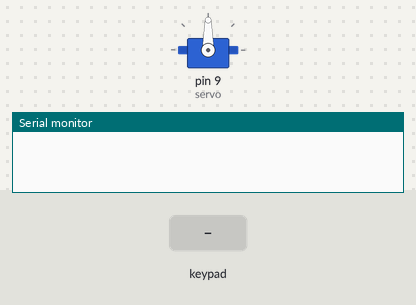
A sketch run on a simulated Arduino Mega 2560, built with avr-gcc and run on an emulated ATmega2560. On the bench: servo, the last lines printed to the serial monitor. The test bench sets the inputs (shaded band).

Above: at 1.2 s.
1.3 s: keypad keys 3 1 3 3 3 5 3 7 = pressed 0.4 s apart
At 5.0 s:
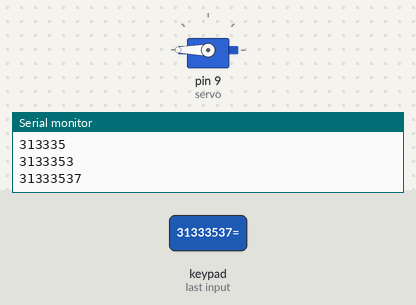
6.4 s: key '=' pressed
At 7.6 s:
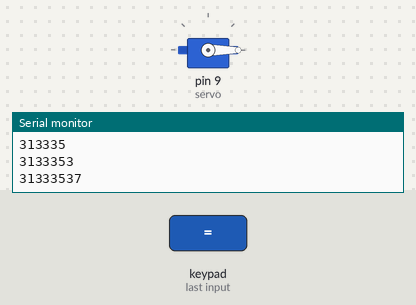
7.9 s: keypad keys 7 + 5 = pressed 0.4 s apart
At 9.9 s:
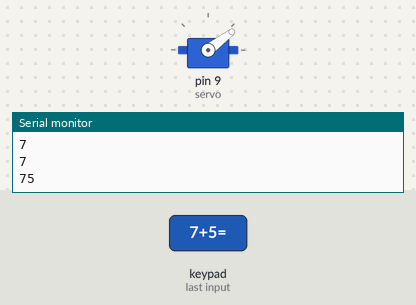
11.0 s: keypad keys 9 - 4 = pressed 0.4 s apart
At 13.5 s:
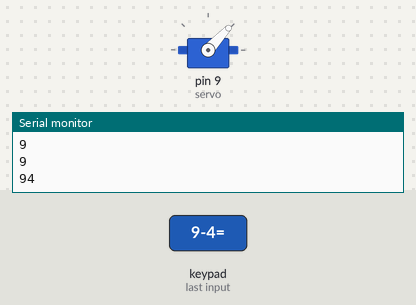
Timing chart, 0 to 15.0 s (numbered marks = the images above; inputs shaded):
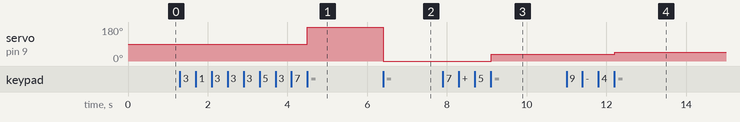

The sketch:

q2.ino
```cpp
#include <Keypad.h>
#include <Servo.h>

const byte ROWS = 4; //four rows
const byte COLS = 4; //three columns
char keys[ROWS][COLS] = {
  {'7','8','9', '/'},
  {'4','5','6', '*'},
  {'1','2','3', '-'},
  {'o','0','=', '+'}
};
byte rowPins[ROWS] = {31, 33, 35, 37}; //connect to the row pinouts of the keypad
byte colPins[COLS] = {23, 25, 27, 29}; //connect to the column pinouts of the keypad

Keypad keypad = Keypad( makeKeymap(keys), rowPins, colPins, ROWS, COLS );
Servo servo;

String degree;

void setup() {
  Serial.begin(9600);
  servo.attach(9,1000,2000);
}

void loop() {
  char key = keypad.getKey();

  if (key){
    if (key >= '0' && key <= '9')
    {
      degree += key;
    }
    else if (key == '=')
    {
      servo.write(degree.toInt()/2);
      degree = "";
    }

    Serial.println(degree);
  }
}
```

Measured:
- after the input at 1.3 s, servo on pin 9 (servo): 90° → 180° after 3.2 s
- after the input at 6.4 s, servo on pin 9 (servo): 180° → 0° at once
- after the input at 7.9 s, servo on pin 9 (servo): 0° → 37° after 1.2 s
- after the input at 11.0 s, servo on pin 9 (servo): 37° → 47° after 1.2 s
